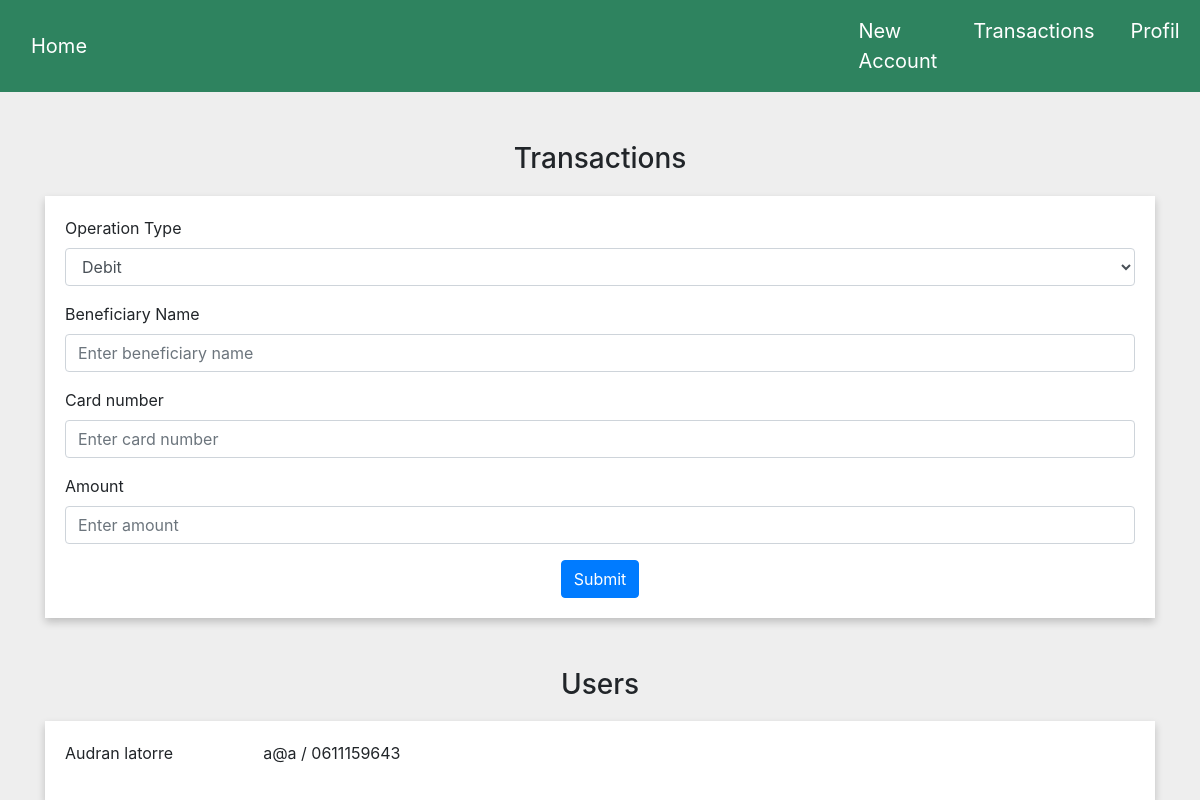
The page /admin (signed in) on the database as committed earlier.
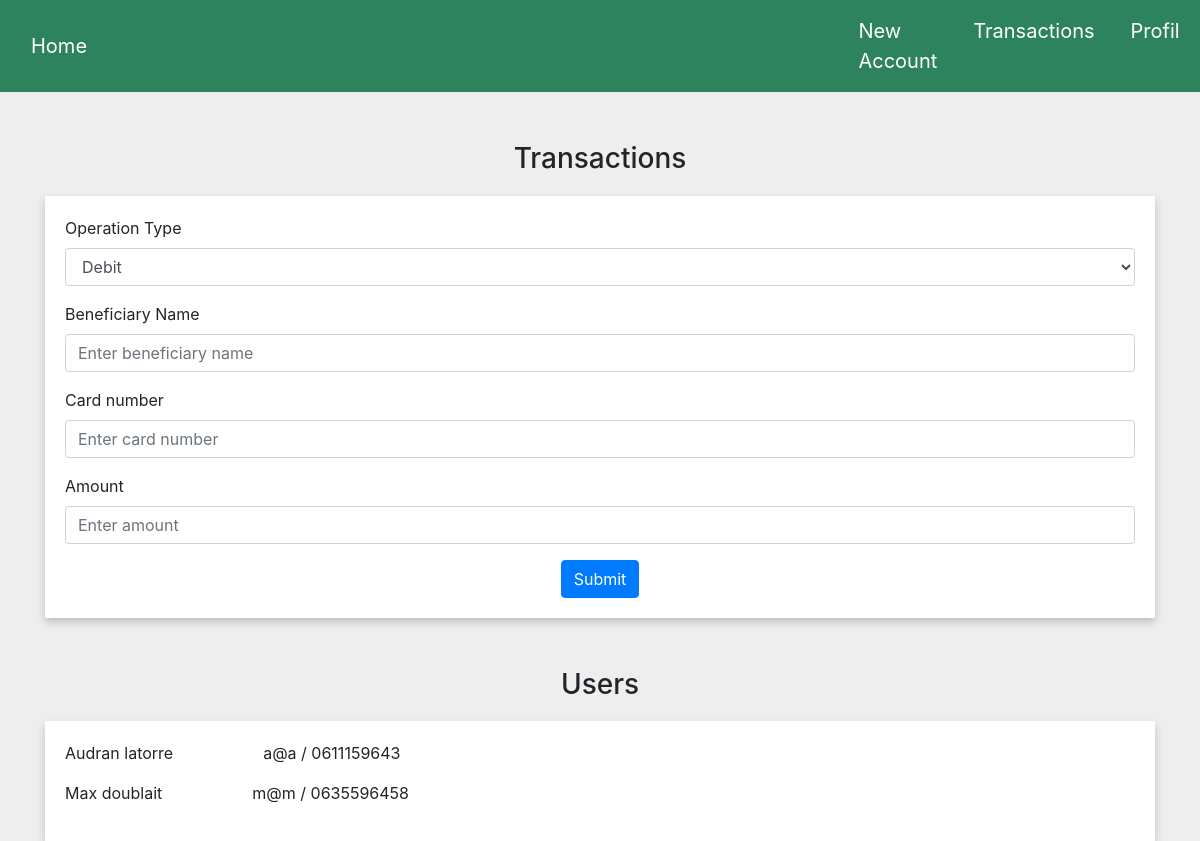
The same page on the database as committed later.
### tables this page shows
CREATE TABLE Users (
            id_user INTEGER PRIMARY KEY AUTOINCREMENT, 
            first_name TEXT NOT NULL,
            last_name TEXT NOT NULL,
            gender TEXT NOT NULL,
            email TEXT NOT NULL,
            password TEXT NOT NULL,
            phone_number TEXT NOT NULL,
            birthday DATE NOT NULL,
            address TEXT NOT NULL,
            role TEXT NOT NULL
        );

### views.py (the view)
@app.route('/admin', methods=['GET', 'POST'])
def admin():
    user = None
    if 'user_id' in session :
        user = Users.get_user_by_id(session['user_id'])
        if user == None:
            return render_template('index.html', user=user)
        else :
            conn = sqlite3.connect('app.db')
            cursor = conn.cursor()
            cursor.execute("SELECT * FROM Users")
            users = cursor.fetchall()
            conn.close()
    return render_template('admin.html', user=user, users=users)

### models.py (called while the page is built)
    def get_user_by_id(id_user):
        conn = sqlite3.connect('app.db')
        cursor = conn.cursor()
        cursor.execute('SELECT * FROM Users WHERE id_user = ?', (id_user,))
        user = cursor.fetchone()
        if user != None:
            new_user = Users(user[0], user[1], user[2], user[3], user[4], user[5], user[6], user[7], user[8], user[9])
            return new_user
        else:
            return None

### templates/admin.html (shortened to what this page needs)
<!DOCTYPE html>
<html lang="en">
<head>
    <link rel="stylesheet" href="https://stackpath.bootstrapcdn.com/bootstrap/4.3.1/css/bootstrap.min.css">
    <link rel="stylesheet" href="../static/admin.css">
</head>
<body>
    <nav class="navbar navbar-expand-lg bg-body-tertiary">
        <div class="container-fluid">
          <a class="navbar-brand" href="{{url_for('index')}}">Home</a>
          <div class="collapse navbar-collapse" id="navbarNavAltMarkup">
            <div class="navbar-nav">
              <a class="nav-link" href="{{url_for('create_account')}}">New Account</a>
              <a class="nav-link" href="{{url_for('transactions')}}">Transactions</a>
              <a class="nav-link" href="{{url_for('profile')}}">Profil</a>
            </div>
          </div>
        </div>
    </nav>
    <div>
        <div class="transactions container mt-4">
            <h3>Transactions</h3>
            <form method="POST" action="/transactions_admin" class="transactionsForm">
                <div class="form-group">
                    <label for="operation_type" class="form-label">Operation Type</label>
                    <select class="form-control" name="operation_type" id="operationType">
                        <option value="debit">Debit</option>
                    </select>
                </div>
                <div class="form-group">
                    <label for="input_description">Beneficiary Name</label>
                    <input type="text" class="form-control" name="beneficiary_name" id="input_beneficiary_name" placeholder="Enter beneficiary name">
                </div>
                <div class="form-group">
                    <label for="input_amount">Card number</label>
                    <input type="text" class="form-control" name="card_number" id="input_card_nb" placeholder="Enter card number">
                </div>
                <div class="form-group">
                    <label for="input_amount">Amount</label>
                    <input type="number" class="form-control" name="amount" id="input_amount" placeholder="Enter amount" min="1">
                </div>
                <div class="saveButton">
                    <button class="saveBtn btn btn-primary" type=submit/>Submit</button><br/>
                </div>
            </form>
        </div>
    </div>
    <div>
        <div class="transactions container mt-4">
            <h3>Users</h3>
            <div class="transactionsForm">
                {% for usr in users %}
                <p>{{ usr[1] }} {{ usr[2] }} &nbsp &nbsp &nbsp &nbsp &nbsp &nbsp &nbsp &nbsp &nbsp &nbsp{{ usr[4]}} / {{ usr[6] }}</p>
                {% endfor %}
            </div>
        </div>
    </div>
</body>
</html>

### static/admin.css (style rules this page uses)
nav { background-color:#2E835F; }
.navbar-nav { margin-left: 70%; }
.navbar-brand { color : white; margin-right: 20px; font-size: 20px; }
.nav-link { color : white; margin-right: 20px; font-size: 20px; }
body { background-color: rgb(238, 238, 238); }
h3 { text-align: center; margin-top: 50px; }
.transactionsForm { padding: 20px; box-shadow: 0 4px 8px 0 rgba(0, 0, 0, 0.2); background-color: white; margin-top: 20px; }
.saveButton { text-align: center; }
.saveBtn.btn.btn-primary, .saveBtn.btn.btn-primary:hover { color : white; }

Rows that differ between the two databases and show on the page:
added Users: first_name "Max", last_name "doublait", email "m@m", phone_number "0635596458"
